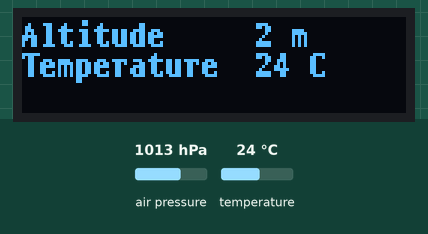
Recording of a sketch running on a simulated Arduino Uno, built with avr-gcc and run on an emulated ATmega328P. Shown: 128×32 one-colour display. Inputs (shaded band) come from the test bench; at power-on: air pressure 1013 hPa, temperature 24 °C.

Above: at 1.8 s.
1.9 s: air pressure set to 952 hPa
At 3.3 s:
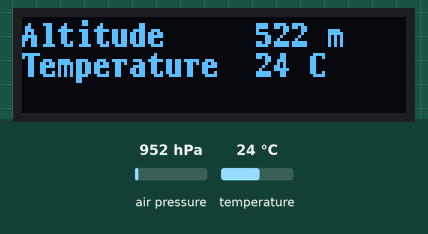
3.6 s: temperature set to 12 °C
At 5.3 s:
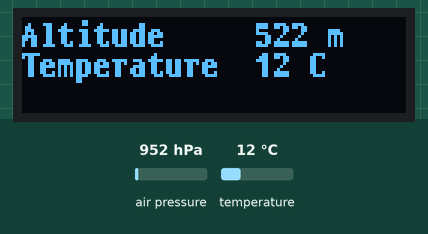
5.8 s: air pressure set to 975 hPa
At 7.3 s:
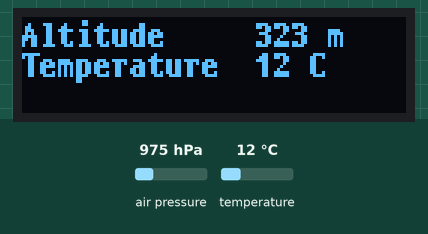
7.9 s: temperature set to 19 °C
At 9.2 s:
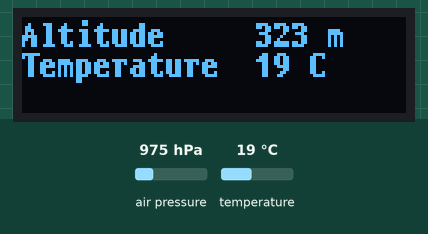
Timing chart, 0 to 10.9 s (numbered marks = the images above; inputs shaded):
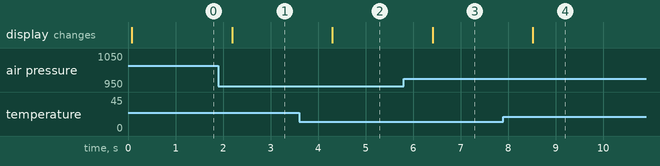

The sketch:

Simple_altimeter_with_oled_code.ino
```cpp
#include <Wire.h>
//#include <SPI.h>
#include <Adafruit_BMP085.h>

#include <Arduino.h>
#include <U8g2lib.h>

Adafruit_BMP085 bmp;

U8G2_SSD1306_128X32_UNIVISION_F_SW_I2C u8g2(U8G2_R0, /* clock=*/ SCL, /* data=*/ SDA, /* reset=*/ U8X8_PIN_NONE);   // Adafruit Feather ESP8266/32u4 Boards + FeatherWing OLED

int alt;
int temp;

void setup(void) {
  u8g2.begin();
  bmp.begin();

  if (!bmp.begin()) {
  Serial.println("Could not find a valid BMP085 sensor, check wiring!");
  while (1) {}
  }
}

void loop(void)
{
  alt=bmp.readAltitude(101325);
  temp=bmp.readTemperature();

  Wire.end();
  u8g2.clearBuffer();
  u8g2.setFont(u8g2_font_t0_11b_tr);
  u8g2.setCursor(0,10);
  u8g2.print("Altitude     ");
  u8g2.print(alt);
  u8g2.print(" m");
  u8g2.setCursor(0,20);
  u8g2.print("Temperature  ");
  u8g2.print(temp);
  u8g2.print(" ºC");
  u8g2.sendBuffer();
  delay(1000);
  Wire.begin();
}
```

Measured:
- after the input at 1.9 s, the display: changes after 0.29 s (image 1)
- after the input at 3.6 s, the display: changes after 0.70 s (image 2)
- after the input at 5.8 s, the display: changes after 0.61 s (image 3)
- after the input at 7.9 s, the display: changes after 0.62 s (image 4)
